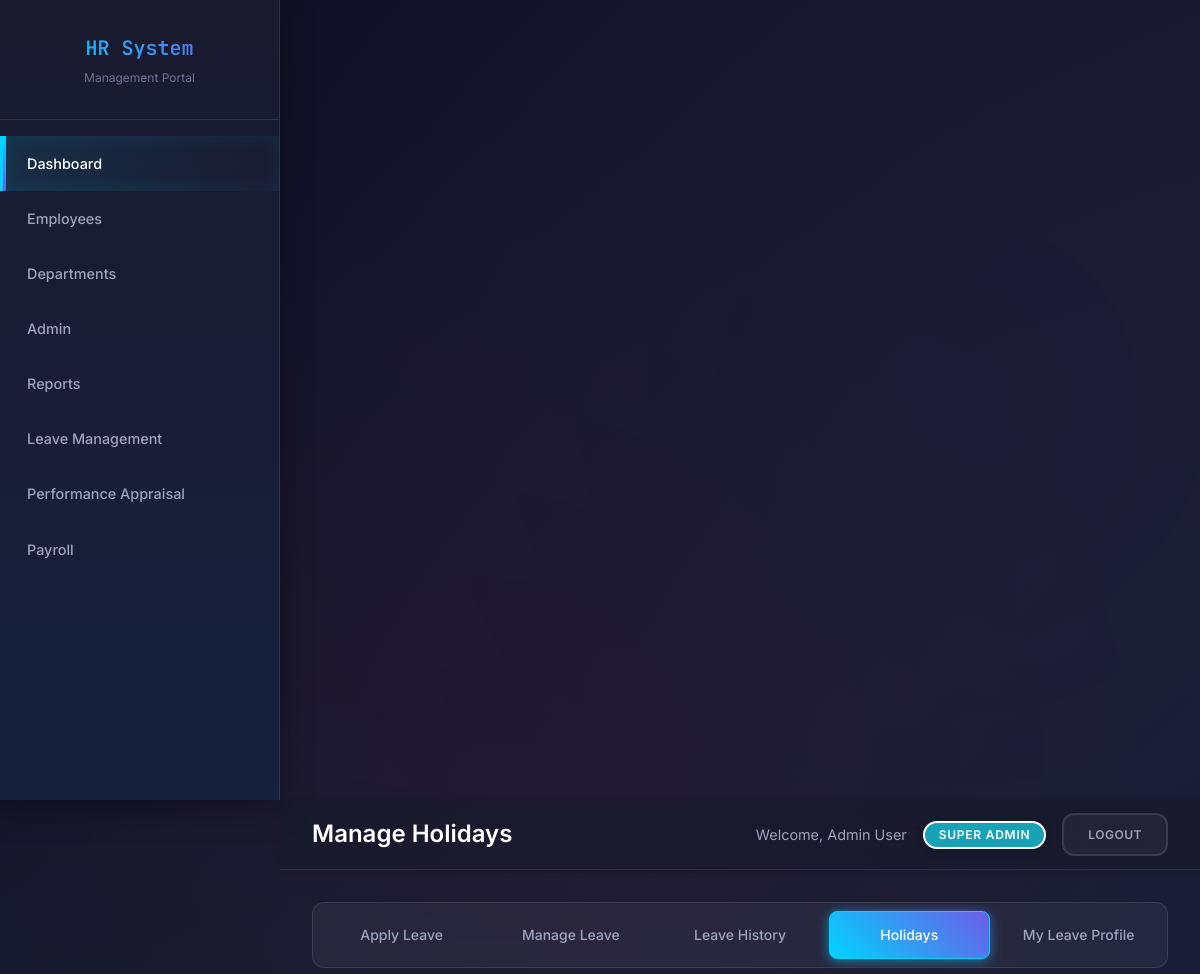
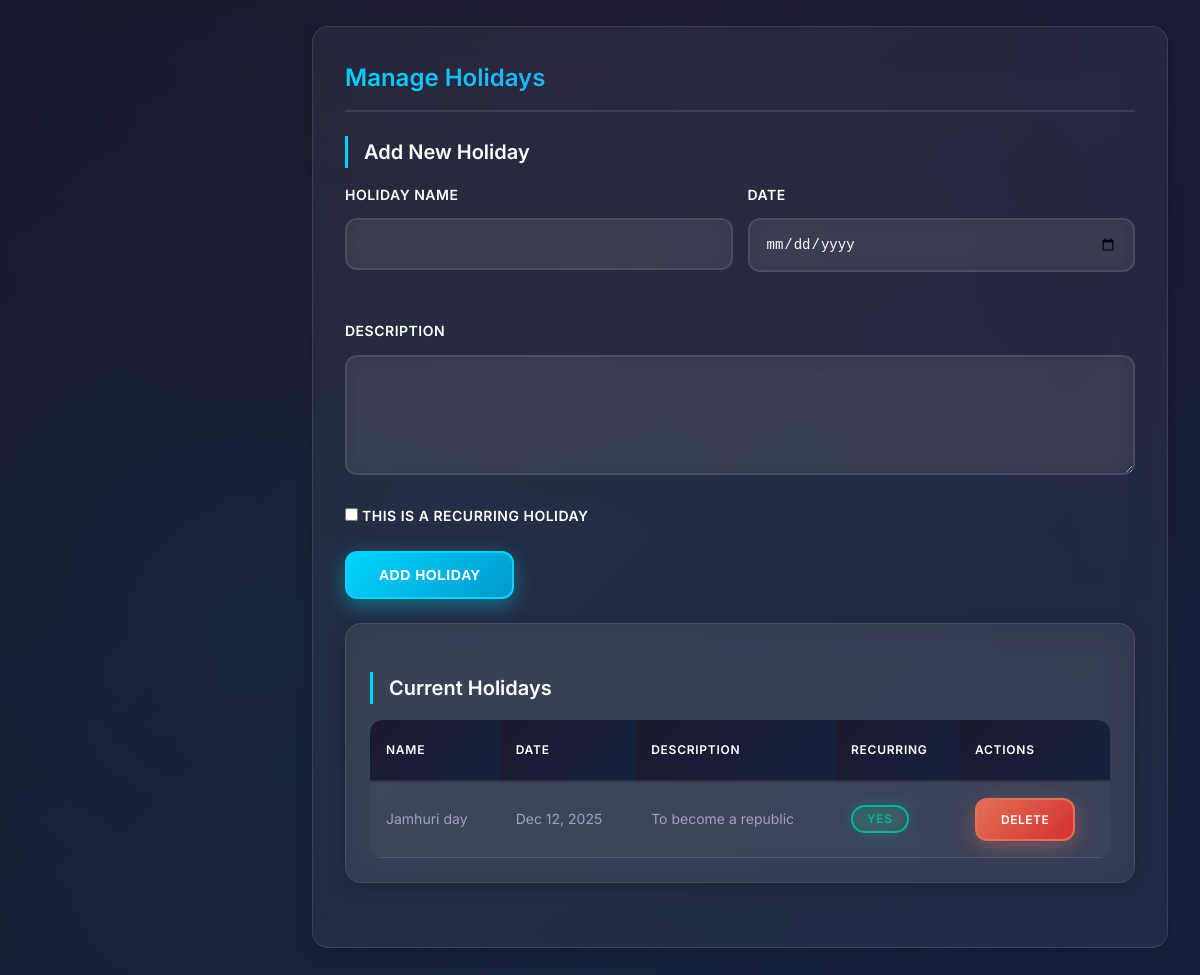
/holidays.php (signed in), run on the app's committed database (2 pictures, top to bottom).
### tables this page shows
CREATE TABLE `holidays` (
  `id` int(11) NOT NULL,
  `name` varchar(100) NOT NULL,
  `date` date NOT NULL,
  `description` text DEFAULT NULL,
  `is_recurring` tinyint(1) DEFAULT 0,
  `created_at` timestamp NOT NULL DEFAULT current_timestamp()
);

### holidays.php (the view, shortened to what this page needs)
<?php
$conn = getConnection();
$user = [
    'first_name' => isset($_SESSION['user_name']) ? explode(' ', $_SESSION['user_name'])[0] : 'User',
    'last_name' => isset($_SESSION['user_name']) ? (explode(' ', $_SESSION['user_name'])[1] ?? '') : '',
    'role' => $_SESSION['user_role'] ?? 'guest',
    'id' => $_SESSION['user_id']
];
function hasPermission($required_role) {
    global $user;
    $role_hierarchy = [
        'managing_director' => 6,
        'super_admin' => 5,
        'hr_manager' => 4,
        'dept_head' => 3,
        'section_head' => 2,
        'manager' => 1,
        'employee' => 0
    ];
    $user_level = $role_hierarchy[$user['role']] ?? 0;
    $required_level = $role_hierarchy[$required_role] ?? 0;
    return $user_level >= $required_level;
}
function formatDate($date) {
    return date('M d, Y', strtotime($date));
}
$holidays = [];
try {
    $holidaysResult = $conn->query("SELECT * FROM holidays ORDER BY date DESC");
    $holidays = $holidaysResult->fetch_all(MYSQLI_ASSOC);
} catch (Exception $e) {
    $error = "Error fetching holidays: " . $e->getMessage();
}
?>
<!DOCTYPE html>
<html lang="en">
<head>
    <link rel="stylesheet" href="style.css">
</head>
<body>
    <div class="container">
        <div class="sidebar">
            <div class="sidebar-brand">
                <h1>HR System</h1>
                <p>Management Portal</p>
            </div>
            <nav class="nav">
                <ul>
                    <li><a href="dashboard.php" class="active">Dashboard</a></li>
                    <li><a href="employees.php">Employees</a></li>
                    <?php if (hasPermission('hr_manager')): ?>
                    <li><a href="departments.php">Departments</a></li>
                    <?php endif; ?>
                    <?php if (hasPermission('super_admin')): ?>
                   <li><a href="admin.php?tab=users">Admin</a></li>
                   <?php elseif (hasPermission('hr_manager')): ?>
                  <li><a href="admin.php?tab=financial">Admin</a></li>
                   <?php endif; ?>
                    <?php if (hasPermission('hr_manager')): ?>
                    <li><a href="reports.php">Reports</a></li>
                    <?php endif; ?>
                    <?php if (hasPermission('hr_manager')|| hasPermission('super_admin')||hasPermission('dept_head')||hasPermission('officer')): ?>
                    <li><a href="leave_management.php">Leave Management</a></li>
                    <?php endif; ?>
                    <li><a href="employee_appraisal.php">Performance Appraisal</a></li>
                    <li><a href="payroll_mnagements.php" ><i class="fas fa-money-check"></i> Payroll</a></li>
                </ul>
            </nav>
        </div>
        </div>
        <div class="main-content">
            <div class="header">
                <h1>Manage Holidays</h1>
                <div class="user-info">
                    <span>Welcome, <?php echo htmlspecialchars($user['first_name'] . ' ' . $user['last_name']); ?></span>
                    <span class="badge badge-info"><?php echo ucwords(str_replace('_', ' ', $user['role'])); ?></span>
                    <a href="logout.php" class="btn btn-secondary btn-sm">Logout</a>
                </div>
            </div>
            <div class="content">
                <div class="leave-tabs">
                    <a href="leave_management.php" class="leave-tab">Apply Leave</a>
                    <?php if (in_array($user['role'], ['hr_manager', 'dept_head', 'section_head', 'manager', 'managing_director','super_admin'])): ?>
                    <a href="manage.php" class="leave-tab">Manage Leave</a>
                    <?php endif; ?>
                    <?php if(in_array($user['role'], ['hr_manager', 'super_admin', 'manager','managing director'])): ?>
                    <a href="history.php" class="leave-tab">Leave History</a>
                    <a href="holidays.php" class="leave-tab active">Holidays</a>
                    <?php endif; ?>
                    <a href="profile.php" class="leave-tab">My Leave Profile</a>
                </div>
                <div class="tab-content">
                    <h3>Manage Holidays</h3>
                    <form method="POST" action="" class="mb-4">
                        <h4>Add New Holiday</h4>
                        <div class="form-grid">
                            <div class="form-group">
                                <label for="name">Holiday Name</label>
                                <input type="text" id="name" name="name" class="form-control" required>
                            </div>
                            <div class="form-group">
                                <label for="date">Date</label>
                                <input type="date" id="date" name="date" class="form-control" required>
                            </div>
                        </div>
                        <div class="form-group">
                            <label for="description">Description</label>
                            <textarea id="description" name="description" class="form-control"></textarea>
                        </div>
                        <div class="form-group">
                            <label>
                                <input type="checkbox" name="is_recurring"> This is a recurring holiday
                            </label>
                        </div>
                        <button type="submit" class="btn btn-primary">Add Holiday</button>
                    </form>
                    <div class="table-container">
                        <h4>Current Holidays</h4>
                        <table class="table">
                            <thead>
                                <tr>
                                    <th>Name</th>
                                    <th>Date</th>
                                    <th>Description</th>
                                    <th>Recurring</th>
                                    <th>Actions</th>
                                </tr>
                            </thead>
                            <tbody>
                                <?php if (empty($holidays)): ?>
                                    <tr>
                                        <td colspan="5" class="text-center">No holidays found</td>
                                    </tr>
                                <?php else: ?>
                                    <?php foreach ($holidays as $holiday): ?>
                                    <tr>
                                        <td><?php echo htmlspecialchars($holiday['name']); ?></td>
                                        <td><?php echo formatDate($holiday['date']); ?></td>
                                        <td><?php echo htmlspecialchars($holiday['description'] ?? 'N/A'); ?></td>
                                        <td>
                                            <span class="badge <?php echo $holiday['is_recurring'] ? 'badge-success' : 'badge-secondary'; ?>">
                                                <?php echo $holiday['is_recurring'] ? 'Yes' : 'No'; ?>
                                            </span>
                                        </td>
                                        <td>
                                            <a href="holidays.php?action=delete_holiday&id=<?php echo $holiday['id']; ?>"
                                               class="btn btn-danger btn-sm"
                                               onclick="return confirm('Are you sure you want to delete this holiday?')">Delete</a>
                                        </td>
                                    </tr>
                                    <?php endforeach; ?>
                                <?php endif; ?>
                            </tbody>
                        </table>
                    </div>
                </div>
            </div>
        </div>
</body>
</html>

### data on the page
holidays: name "Jamhuri day", date "Dec 12, 2025", description "To become a republic", is_recurring "YES"

### other printed values
$user['first_name'] . ' ' . $user['last_name'] "Admin User"
str_replace('_', ' ', $user['role']) "SUPER ADMIN"
